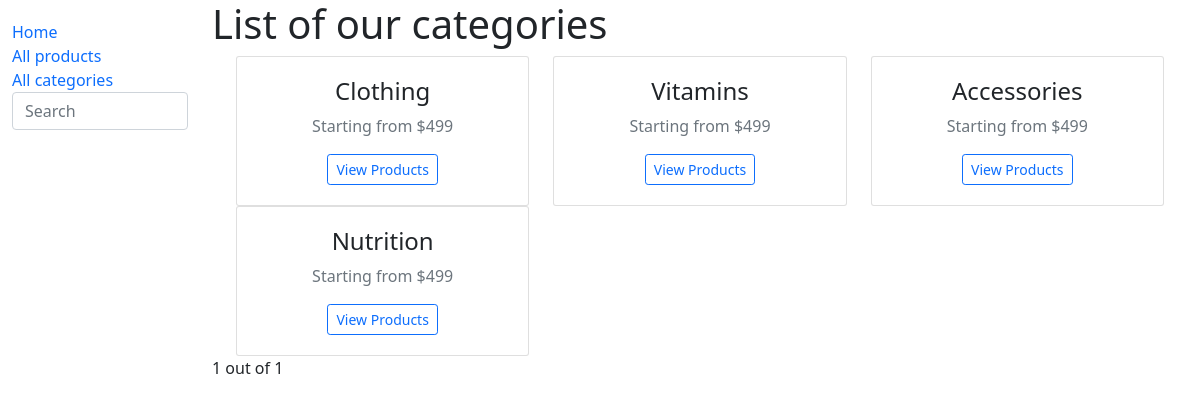
/eshop/categories/, run on the app's committed database.
### eshop/models.py (models this page shows, shortened)
class Category(models.Model):
    name = models.CharField('Name', max_length=200)
    class Meta:
        verbose_name = 'Category'
        verbose_name_plural = 'Categories'

### eshop/views.py (the view)
# urls.py: path('categories/', views.CategoryListView.as_view(), name='categories'),
class CategoryListView(generic.ListView):
    model = Category
    paginate_by = 6
    template_name = 'category_list.html'

### eshop/templates/category_list.html (shortened to what this page needs)
{% extends "base.html" %}
{% block content %}
  <h1>List of our categories</h1>
  {% if category_list %}
    <div class="container mt-100">
        <div class="row">
    {% for category in category_list %}
            <div class="col-md-4 col-sm-6">
                <div class="card mb-30">
                    <div class="card-body text-center">
                        <h4 class="card-title">{{ category.name }}</h4>
                        <p class="text-muted">Starting from $499</p><a class="btn btn-outline-primary btn-sm" href="{{ category.id }}" data-abc="true">View Products</a>
                    </div>
                </div>
            </div>
    {% endfor %}
        </div>
    </div>
  {% else %}
    <p>No categories.</p>
  {% endif %}
    <div class="pagination">
        <span class="step-links">
            <span class="current">
                {{ page_obj.number }} out of {{ page_obj.paginator.num_pages }}
            </span>
        </span>
    </div>
{% endblock %}

### eshop/static/css/styles.css (style rules this page uses)
.card { position: relative; display: -ms-flexbox; display: flex; -ms-flex-direction: column; flex-direction: column; min-width: 0; word-wrap: break-word; background-color: #fff; background-clip: border-box; border: 1px solid rgba(0, 0, 0, .125); border-radius: .1875rem; }
.card-body { -ms-flex: 1 1 auto; flex: 1 1 auto; padding: 1.25rem; text-align: center; }

### data on the page
Category: name "Clothing"
Category: name "Vitamins"
Category: name "Accessories"
Category: name "Nutrition"

### other printed values
{{ page_obj.number }} "1"
{{ page_obj.paginator.num_pages }} "1"
